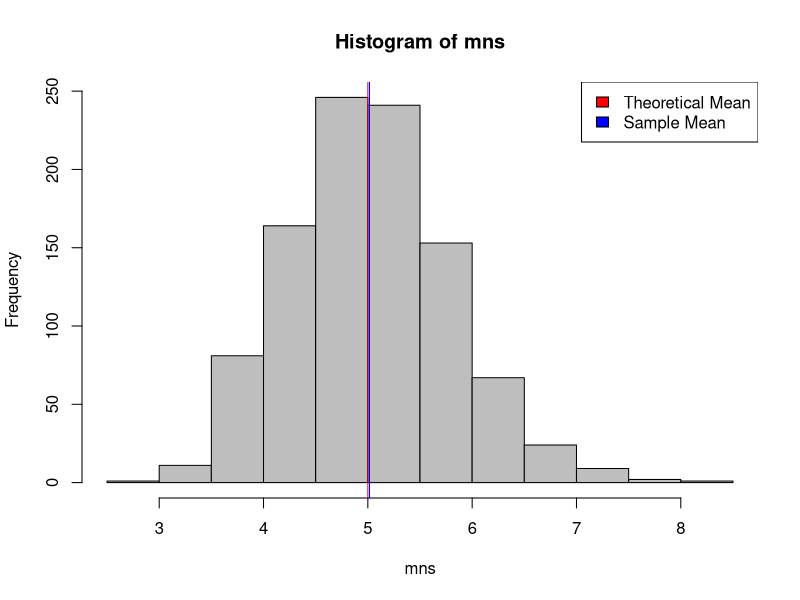
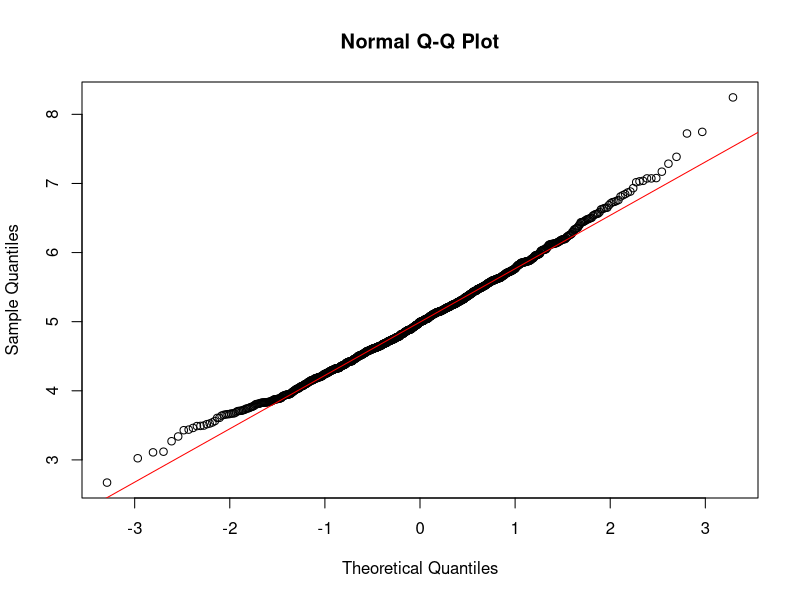
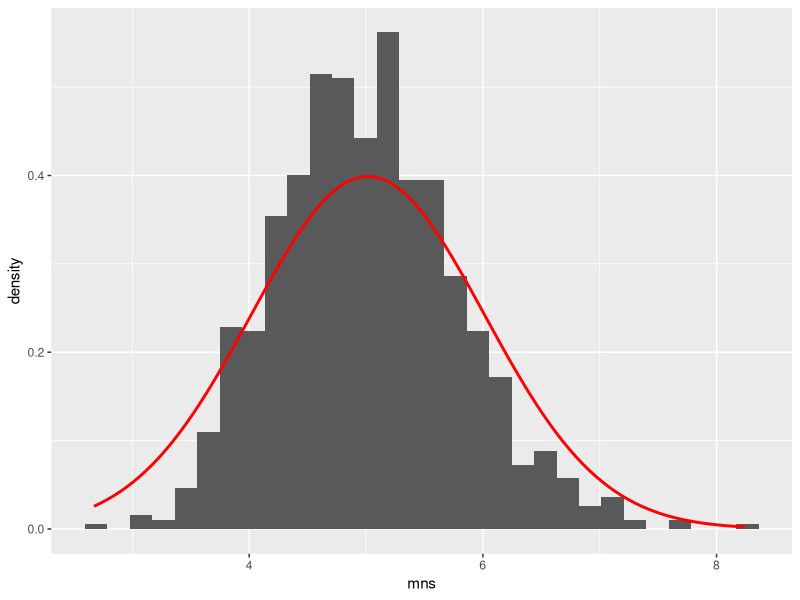
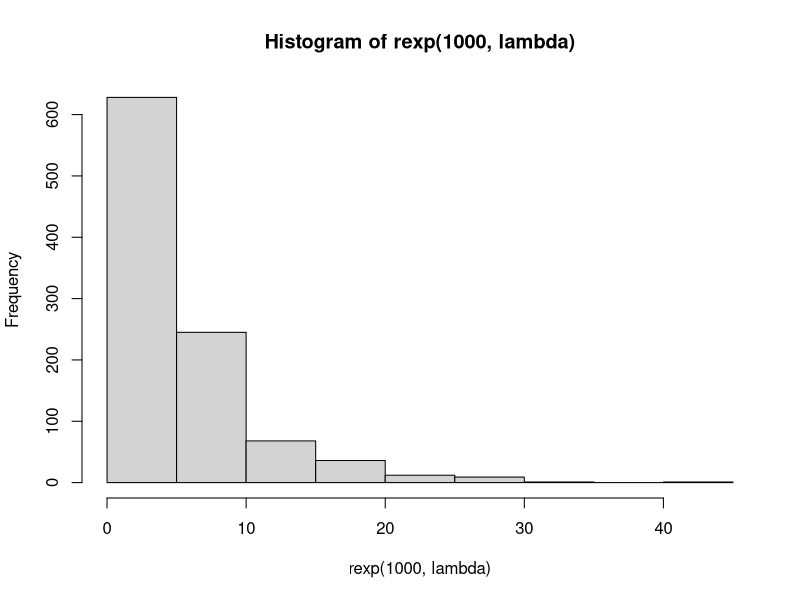

Reproduce these figures in R, in order.
## ---- chunk 1
library(ggplot2)  #load visualization package

lambda = 0.2  #setting lambda equal to 0.2
nexp = 40  #number of exponentials being generated is equal to 40
set.seed(124)  #allows for reproducibility of results 

# Theoretical Mean
## This is based upon the theoretical calculation for mean 
## of an exponential function.
theoreticalMean <- (1/lambda)
  print(theoreticalMean)

# Sample Mean
## This is obtained by simulating 40 random exponential variables 1000 times, 
## taking the mean of each group. Finally, we obtain the mean of these averages
mns = vector() # set means equal to an epty vector.

for(i in 1:1000) 
  mns = c(mns, mean(rexp(nexp, lambda))) 

# Calculate the mean of the distribution that we just created. 
sampleMean <- mean(mns)
print(sampleMean)

# Plot a histogram of the sample means. Use vertical lines to 
# indicate where the theoretical and sample means lie. 
hist(mns, col = "grey")
abline(v = sampleMean, col = "blue")
abline(v = theoreticalMean, col = "red")
legend("topright", 
       legend=c("Theoretical Mean", "Sample Mean"),
       fill=c("Red", "Blue"))
?hist
## ---- chunk 2
theoreticalVariance <- 1/(lambda^2)
print(theoreticalVariance)
## ---- chunk 3
sampleVariance <- var(mns)
print(sampleVariance)
## ---- chunk 4
qqnorm(mns)
qqline(mns, col = "red")

## ---- chunk 5
mns <- as.data.frame(mns)

ggplot(data = mns, aes(x = mns)) + 
    geom_histogram(aes(y = ..density..)) + 
  stat_function(fun = dnorm, colour = "red", size=1, args = list(mean = sampleMean)) 
## ---- chunk 6
hist(rexp(1000, lambda))
